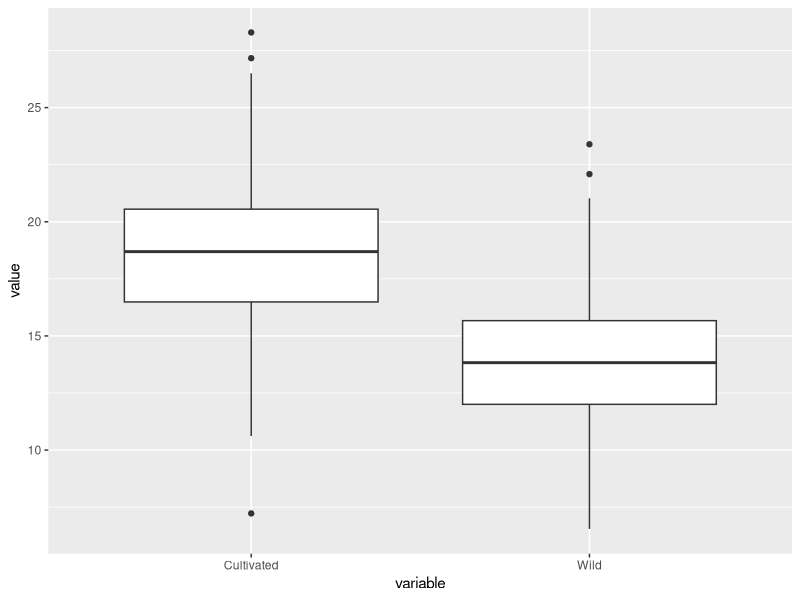
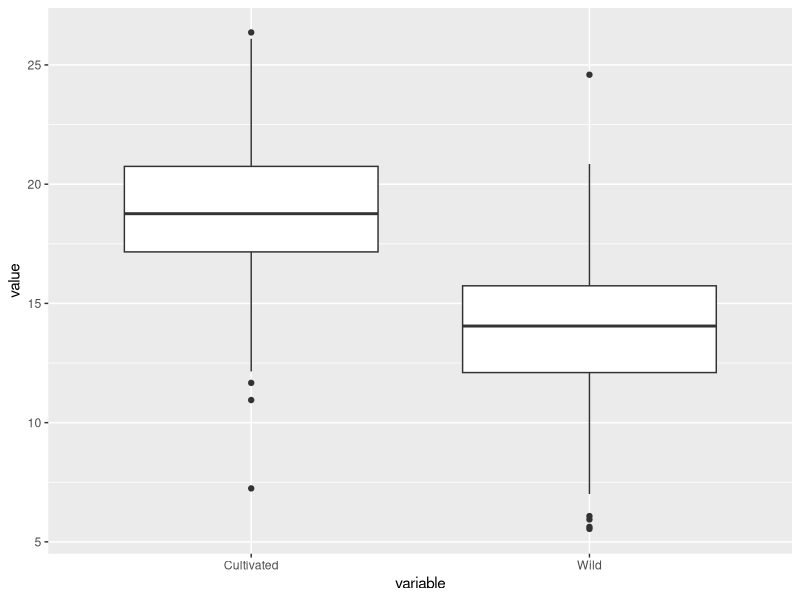
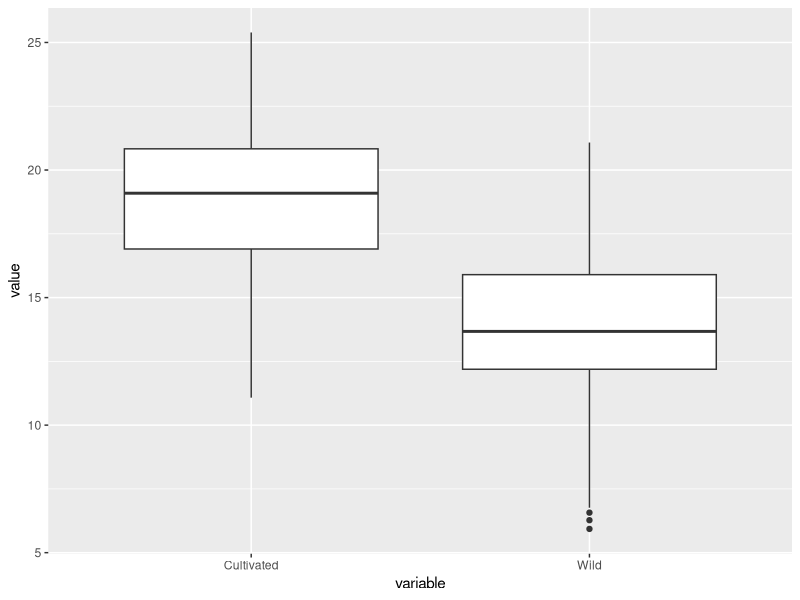
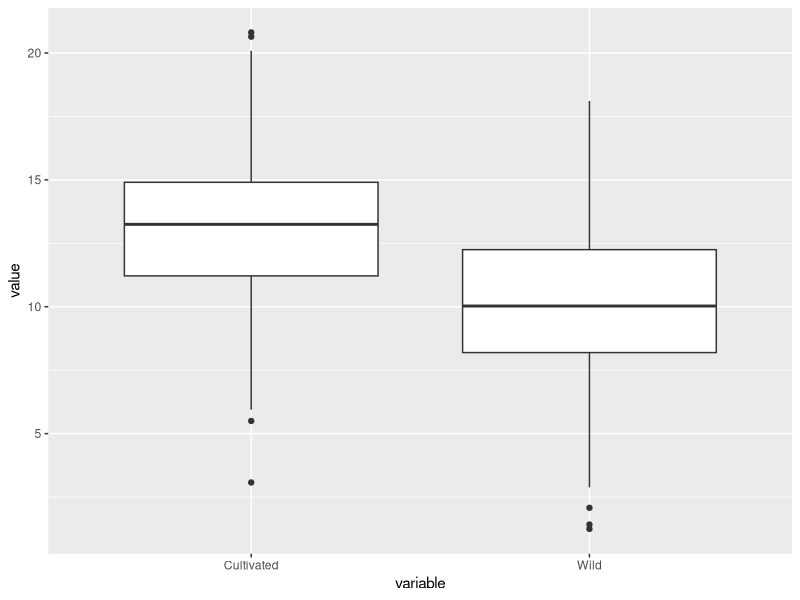
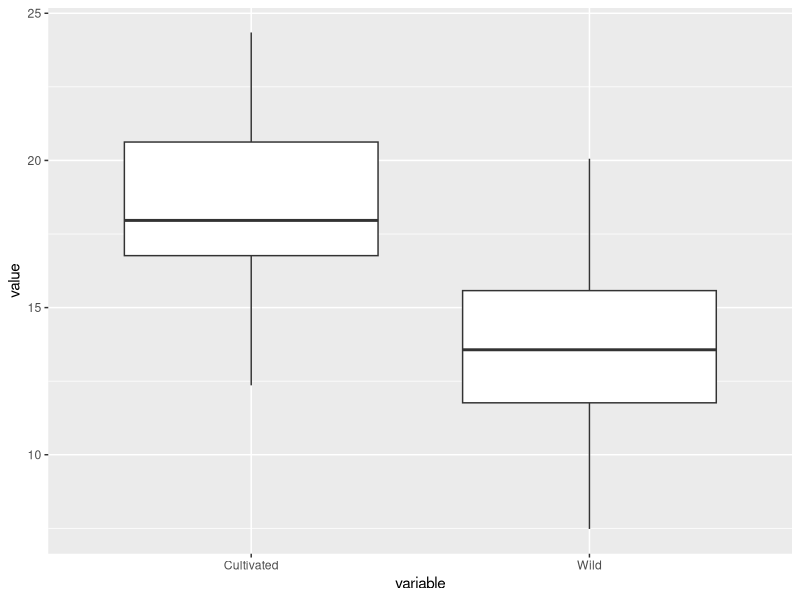

These figures' R source, in order:
## ---- chunk 1
library(TeachingDemos)
library(ggplot2)
## ---- chunk 2
n = 300
HerbCult <- rnorm(n, mean= 18.6, sd= 3) # The mean and sd was selected keeping in mind previous research that suggest that Cultivated crops are suffer from more herbiory in comparison to their wild counterpart. This set of observation  is run on an hypotetical leaf with an area of 30 cm2. 
HerbWild <- rnorm(n, mean= 13.7, sd= 3)
head(HerbCult)
head(HerbWild)
## ---- chunk 3
HerbivoryArea <- function(mean1=18.6, mean2= 13.7, n1 = 300, n2 = 300, sd1 = 3, sd2 = 3) {
  mydf <- data.frame(Cultivated = rnorm(mean=mean1, n=n1, sd=sd1), Wild = rnorm(n =n2, mean=mean2, sd = sd2))
  return(mydf)
} # In this fuction I assing the mean, the sample size and the sd for each group (Wild and Cultivated) and organize it in a data.frame

myDF <- HerbivoryArea(mean1=18.6, mean2 = 13.7)
head(myDF)

library(reshape2)
HerbData <- melt(myDF) # Here I am assigning the categories (Cultivated and Wild to a column and paired it with the observe values of leaf herbivory. 
## ---- chunk 4
ANOmodel <- aov(value~variable, data=HerbData)
summary(ANOmodel)

ANOPlot <- ggplot(data=HerbData,
                  aes(x=variable, y=value, fill=value)) + geom_boxplot()
print(ANOPlot)
## ---- chunk 5
HerbivoryArea <- function(mean1=18.6, mean2= 13.7, n1 = 300, n2 = 300, sd1 = 3, sd2 = 3) {
  mydf <- data.frame(Cultivated = rnorm(mean=mean1, n=n1, sd=sd1), Wild = rnorm(n =n2, mean=mean2, sd = sd2))
  return(mydf)
}

myDF <- HerbivoryArea(mean1=18.6, mean2 = 13.7)
head(myDF)

library(reshape2)
HerbData <- melt(myDF)


ANOmodel <- aov(value~variable, data=HerbData)
summary(ANOmodel)

ANOPlot <- ggplot(data=HerbData,
                  aes(x=variable, y=value, fill=value)) + geom_boxplot()
print(ANOPlot) 
## ---- chunk 6
HerbivoryArea <- function(mean1=18.6, mean2= 13.7, n1 = 300, n2 = 300, sd1 = 3, sd2 = 3) {
  mydf <- data.frame(Cultivated = rnorm(mean=mean1, n=n1, sd=sd1), Wild = rnorm(n =n2, mean=mean2, sd = sd2))
  return(mydf)
}

myDF <- HerbivoryArea(mean1=18.6, mean2 = 13.7)
head(myDF)

library(reshape2)
HerbData <- melt(myDF)


ANOmodel <- aov(value~variable, data=HerbData)
summary(ANOmodel)

ANOPlot <- ggplot(data=HerbData,
                  aes(x=variable, y=value, fill=value)) + geom_boxplot()
print(ANOPlot) # We can observe a variability on the final results based on the generation of different sets of data.
## ---- chunk 7
# HerbivoryArea <- function(mean1=18.6, mean2= 13.7, n1 = 300, n2 = 300, sd1 = 3, sd2 = 3) {
#  mydf <- data.frame(Cultivated = rnorm(mean=mean1, n=n1, sd=sd1), Wild = rnorm(n =n2, mean=mean2, sd = sd2))
#  return(mydf)}

myDF <- HerbivoryArea(mean1=13, mean2 = 10) # In this fuction we can change our parameters to see how small the diffeences between the groups can be, in our example a small change in the mean still results in a significat p-value, but if we use relative different means, the chances of obtaining significant p-values increases.
head(myDF)

library(reshape2)
HerbData <- melt(myDF)


ANOmodel <- aov(value~variable, data=HerbData)
summary(ANOmodel)

ANOPlot <- ggplot(data=HerbData,
                  aes(x=variable, y=value, fill=value)) + geom_boxplot()
print(ANOPlot)
## ---- chunk 8
# HerbivoryArea <- function(mean1=18.6, mean2= 13.7, n1 = 300, n2 = 300, sd1 = 3, sd2 = 3) {
#  mydf <- data.frame(Cultivated = rnorm(mean=mean1, n=n1, sd=sd1), Wild = rnorm(n =n2, mean=mean2, sd = sd2))
#  return(mydf)}

myDF <- HerbivoryArea(n1=50, n2= 50) # In this fuction we can change our parameters to see the minimun sample size needed to observe a statistically significant effect. Again, a large set of observations (n) give us a better chance of obtaining significant p-values.
head(myDF)

library(reshape2)
HerbData <- melt(myDF)


ANOmodel <- aov(value~variable, data=HerbData)
summary(ANOmodel)

ANOPlot <- ggplot(data=HerbData,
                  aes(x=variable, y=value, fill=value)) + geom_boxplot()
print(ANOPlot)
